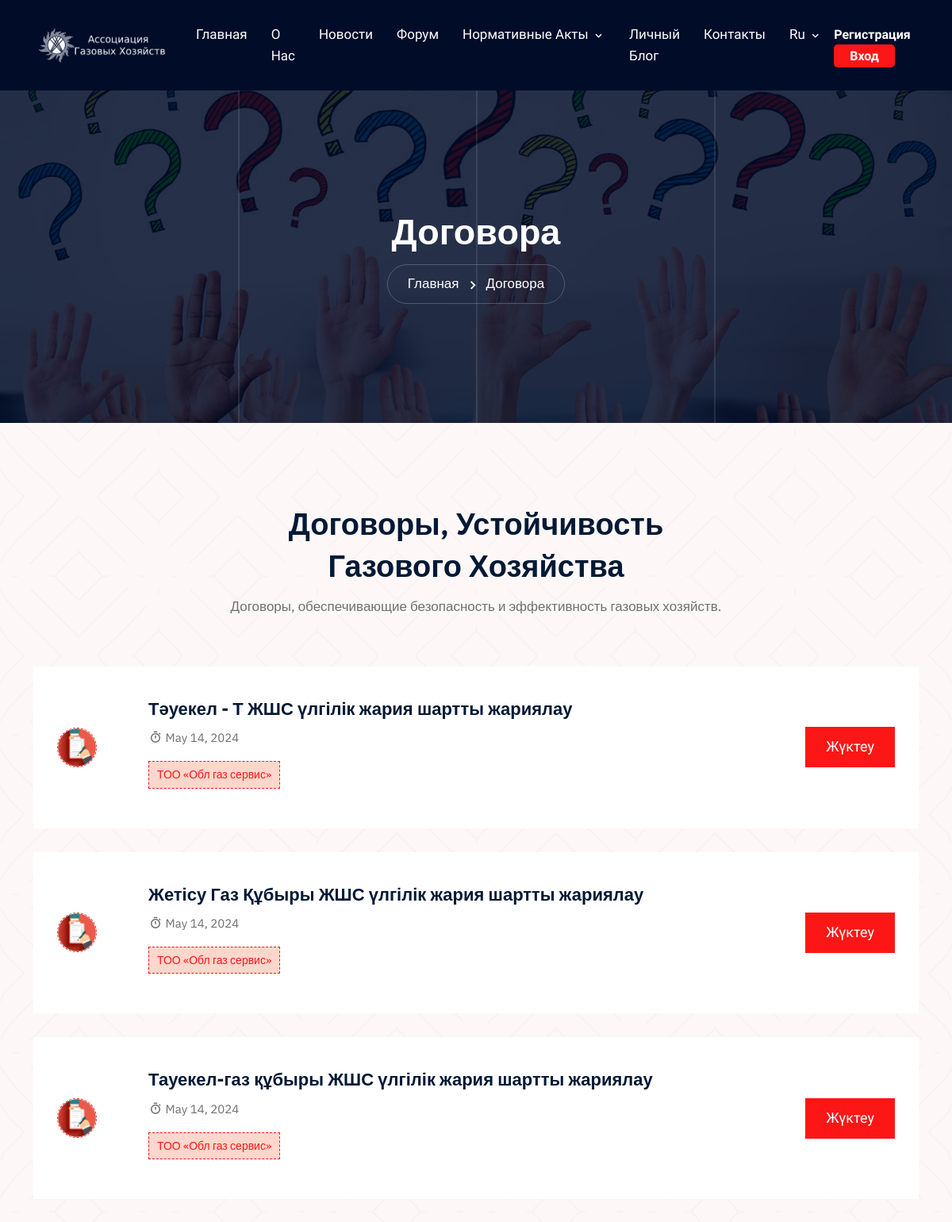
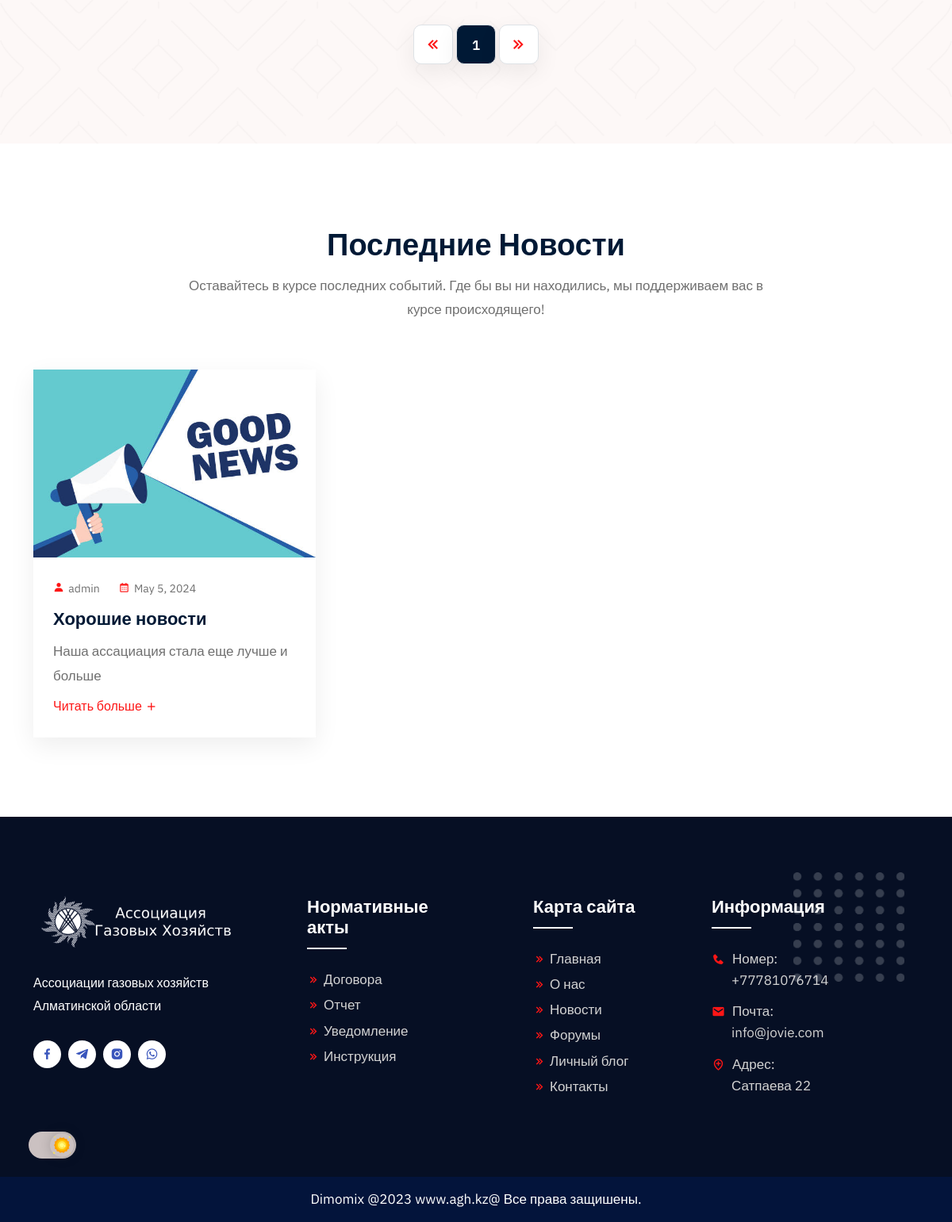
Page /news/contract_docx on the committed database (2 pictures, top to bottom).
### news/models.py (models this page shows, shortened)
class Document(models.Model):
    type_choices = (
        ('notification','Хабарландыру'),
        ('contract','Келісімшарт'),
        ('report','Есеп'),
        ('instruction','Нұсқаулық'),
    )
    title = models.CharField(max_length = 300)
    member = models.ForeignKey(Members, on_delete = models.CASCADE, null = True, related_name = 'member_document')
    user = models.ForeignKey(User, on_delete = models.CASCADE, null = True, related_name = 'user_document')
    type = models.CharField(max_length = 100,choices = type_choices)
    file = models.FileField(upload_to='documents/')
    date = models.DateField(auto_now_add=True,null = True)

class News(models.Model):
    title = models.CharField(max_length = 500)
    sub_title = models.TextField()
    user = models.ForeignKey('auth.User', on_delete = models.CASCADE, null = True, related_name = 'user_news')
    cover_img = models.ImageField(upload_to='img/news_img/')
    news_details = models.ManyToManyField('NewsDetails', related_name = 'news_det',related_query_name='news_det')
    date = models.DateField(auto_now_add=True)
    send_email_newsletter = models.BooleanField(default = False)

### members/models.py (models this page shows, shortened)
class Members(models.Model):
    name = models.CharField(max_length=100)
    logo = models.ImageField(upload_to='images/members_logo/')
    detail = models.ForeignKey(MemberDetail,null=True, blank=True, on_delete=models.CASCADE, related_name='member_detail')

### news/views.py (the view)
# urls.py: path('contract_docx',ContractPageView.as_view(),name = 'contract_docx'),
class ContractPageView(TemplateView):
    template_name = 'contractdocx.html'
    def get_context_data(self, **kwargs):
        context = super().get_context_data(**kwargs)
        context["lng"] = get_lng(self.request)
        context["last_news"] = last_news(self.request)
        context["contract"] = Document.objects.filter(type = 'contract')
        return context

### news/views.py (called while the page is built)
def get_lng(request):
    cocckie = request.COOKIES.get('lng')
    if cocckie:
        return cocckie
    else:
        return 'ru'

def last_news(request):
    news = News.objects.all().order_by('-date')[:5]
    return news

### templates/contractdocx.html (shortened to what this page needs)
<!doctype html>
{% load static %}
{% include 'includes/head.html' %}
{%if lng == 'ru'%}
        <section class="page-title title-bg4">
            <div class="d-table">
                <div class="d-table-cell">
                    <h2>Договора</h2>
                    <ul>
                        <li>
                            <a href="{% url 'home_page'%}">Главная</a>
                        </li>
                        <li>Договора</li>
                    </ul>
                </div>
            </div>
            <div class="lines">
                <div class="line"></div>
                <div class="line"></div>
                <div class="line"></div>
            </div>
        </section>
        <section class="job-style-two job-list-section pt-100 pb-70">
            <div class="container">
                <div class="section-title text-center">
                    <h2>Договоры, устойчивость газового хозяйства</h2>
                    <p>Договоры, обеспечивающие безопасность и эффективность газовых хозяйств.</p>
                </div>
                <div class="row">
                    {%for i in contract%}
                    <div class="col-lg-12">
                        <div class="job-card-two">
                            <div class="row align-items-center">
                                <div class="col-md-1">
                                    <div class="company-logo">
                                        <img src="{% static 'assets/img/company-logo/9.png'%}" style="margin-bottom: 50%;" alt="logo">
                                    </div>
                                </div>
                                <div class="col-md-8">
                                    <div class="job-info">
                                        <h3>
                                            <a href="/media/{{i.file}}">{{i.title}}</a>
                                        </h3>
                                        <ul>
                                            <li>
                                                <i class='bx bx-stopwatch' ></i>
                                                {{i.date}}
                                            </li>
                                        </ul>
                                        <span>{{i.member.name}}</span>
                                    </div>
                                </div>
                                <div class="col-md-3">
                                    <div class="theme-btn text-end">
                                        <a href="/media/{{i.file}}" class="default-btn" download>
                                            Жүктеу
                                        </a>
                                    </div>
                                </div>
                            </div>
                        </div>
                    </div>
                    {%endfor%}
                </div>
                <nav aria-label="Page navigation example">
                    <ul class="pagination justify-content-center">
                        <li class="page-item disabled">
                            <a class="page-link" href="#" tabindex="-1" aria-disabled="true">
                                <i class='bx bx-chevrons-left bx-fade-left'></i>
                            </a>
                        </li>
                        <li class="page-item"><a class="page-link active" href="#">1</a></li>
                        <li class="page-item">
                            <a class="page-link" href="#">
                                <i class='bx bx-chevrons-right bx-fade-right'></i>
                            </a>
                        </li>
                    </ul>
                </nav>
            </div>
        </section>
        {%endif%}
        {% include 'includes/end.html' %}
  	</body>
</html>

### templates/includes/lastnews.html
{% load static %}
<section class="blog-section pt-100 pb-70">
    <div class="container">
        <div class="section-title text-center">
           <h2>{% if lng == 'ru' %}Последние новости{% elif lng == 'kz' %}Соңғы жаңалықтар{%endif%}</h2>
            <p>{% if lng == 'ru' %}Оставайтесь в курсе последних событий. Где бы вы ни находились, мы поддерживаем вас в курсе происходящего!{% elif lng == 'kz'%}Соңғы жаңалықтардан хабардар болыңыз. Қай жерде болсаңыз да, біз сізді жаңартып отырамыз!{%endif%}</p>
        </div>
        <div class="row">
            {%for i in last_news%}
            <div class="col-lg-4 col-sm-6">
                <div class="blog-card">
                    <div class="blog-img">
                        <a href="/news/{{i.id}}">
                            <img src="/media/{{i.cover_img}}" alt="blog image">
                        </a>
                    </div>
                    <div class="blog-text">
                        <ul>
                            <li>
                                <i class='bx bxs-user'></i>
                                {{i.user.username}}
                            </li>
                            <li>
                                <i class='bx bx-calendar'></i>
                                {{i.date}}
                            </li>
                        </ul>
                        <h3>
                            <a href="/news/{{i.id}}">
                                {{i.title}}
                            </a>
                        </h3>
                        <p>{{i.sub_title}}</p>
                        <a href='/news/{{i.id}}' class="blog-btn">
                            {% if lng == 'ru' %}Читать больше{% elif lng == 'kz'%}Ары қарай оқу{%endif%}
                            <i class='bx bx-plus bx-spin'></i>
                        </a>
                    </div>
                </div>
            </div>
            {%endfor%}
        </div>
    </div>
</section>

### rows in the picture
Document: title "Тәуекел - Т ЖШС үлгілік жария шартты жариялау", date "May 14, 2024", member.name "ТОО «Обл газ сервис»"
Document: title "Жетісу Газ Құбыры ЖШС үлгілік жария шартты жариялау", date "May 14, 2024", member.name "ТОО «Обл газ сервис»"
Document: title "Тауекел-газ құбыры ЖШС үлгілік жария шартты жариялау", date "May 14, 2024", member.name "ТОО «Обл газ сервис»"
News: cover_img (picture), user.username "admin", date "May 5, 2024", title "Хорошие новости", sub_title "Наша ассациация стала еще лучше и больше"
